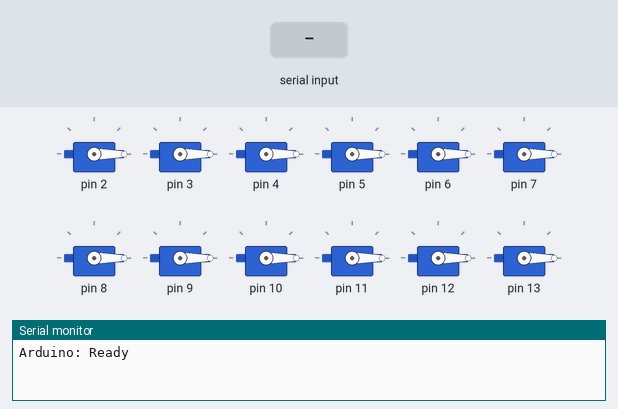
This sketch was run on a simulated Arduino Uno, built with avr-gcc and run on an emulated ATmega328P. Parts: 12 × servo, the last lines printed to the serial monitor. The test bench sets the inputs (shaded band).

Above: at 1.2 s.
1.3 s: "<rotate:150>" received over Serial
At 2.1 s:
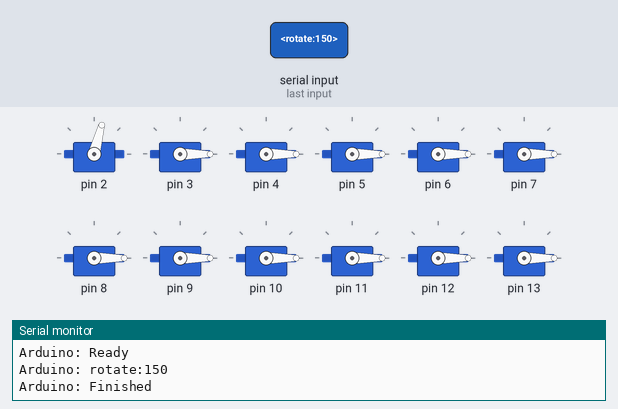
5.8 s: "<rotate:1>" received over Serial
At 6.6 s:
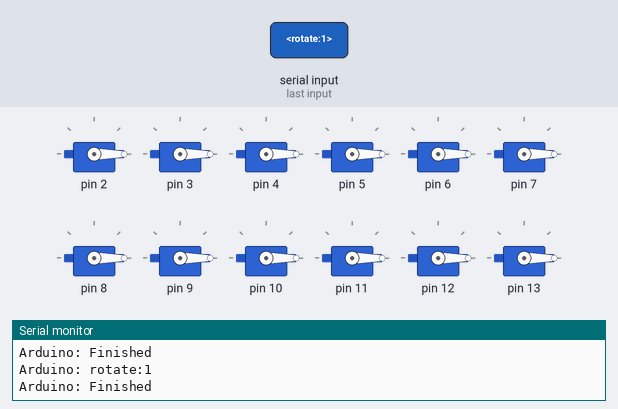
Timing chart, 0 to 8.3 s (numbered marks = the images above; inputs shaded):
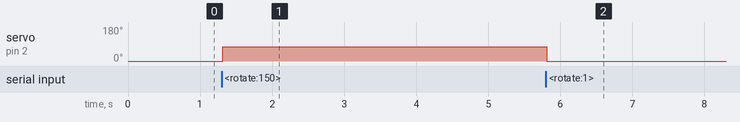

The sketch:

robot.ino
```cpp
#include <SoftwareSerial.h>
#include <Servo.h>

//Not every servo has the same min/max pulse width, so check specs on it
int pulseMin = 500;
int pulseMax = 2500;

//If your servo only goes to 180, then set max to 180
int angleMin = 0;
int angleMax = 360;

//Init globals
byte dataIndex = 0;
const byte dataLimit = 64;
char receivedData[dataLimit];

boolean newData = false;
boolean receiving = false;

String command = "";
String commandData = "";

//Init servo array
Servo Servo0;
Servo Servo1;
Servo Servo2;
Servo Servo3;
Servo Servo4;
Servo Servo5;
Servo Servo6;
Servo Servo7;
Servo Servo8;
Servo Servo9;
Servo Servo10;
Servo Servo11;
Servo Servo12;
Servo Servo13;
Servo Servo14;
Servo Servo15;

Servo Servos[] =
{
  Servo0,
  Servo1,
  Servo2,
  Servo3,
  Servo4,
  Servo5,
  Servo6,
  Servo7,
  Servo8,
  Servo9,
  Servo10,
  Servo11,
  Servo12,
  Servo13,
  Servo14,
  Servo15
};

//Init method that runs automatically when Arduino is powered on
void setup()
{
  for (byte i = 0; i <= 15; i++)
  {
    //Adding 2 to start with pin D2 and end with D18 for a total of 16 servos
    Servos[i].attach(i + 2, pulseMin, pulseMax);

    //Default to starting position 0
    Servos[i].writeMicroseconds(map(0, angleMin, angleMax, pulseMin, pulseMax));
  }

  Serial.begin(9600);
  Send("Ready");
}

//Loop that Arduino will run in once setup() has finished
void loop()
{
  Receive();
  Acknowledge();
  ParseCommand();
  Finish();
}

void Receive()
{
  //Check this character for new data transmission
  char startMarker = '<';

  //Check this character for data transmission is finished
  char endMarker = '>';

  /*
    Note: pulling data out of the Serial buffer will outpace the
      device sending the data, so we'll need to resume where we
      left off when loop() comes back around to this. We'll stitch
      the chunks of data together in the receivedData buffer.
  */
  while (Serial.available() > 0 &&
         !newData)
  {
    //Pull and remove next character from Serial buffer
    char c = Serial.read();

    if (c == '?')
    {
      //Test connection
      Send("Connected");
    }
    else if (receiving)
    {
      if (c != endMarker)
      {
        //Write data to buffer
        receivedData[dataIndex] = c;
        dataIndex++;

        if (dataIndex >= dataLimit)
        {
          //Prevent overflowing the buffer
          dataIndex = dataLimit - 1;
        }
      }
      else
      {
        //We've reached the end of the transmission

        //Terminate with null for converting receivedData to a String object
        receivedData[dataIndex] = '\0';

        //Reset for next transmission
        receiving = false;
        dataIndex = 0;

        //Let the rest of Loop() know we finished
        newData = true;
      }
    }
    else if (c == startMarker)
    {
      //We've started receiving a new transmission
      receiving = true;
    }
  }
}

void Acknowledge()
{
  //Don't do anything if we're still receiving a transmission
  if (newData)
  {
    //Let other device know we received the data
    Send(receivedData);
  }
}

void ParseCommand()
{
  //Don't do anything if we're still receiving a transmission
  if (newData)
  {
    //Turn char buffer into whole String object so we can use String functions on it
    String received = receivedData;

    //Check for this character to separate command from data, Example: "<rotate:motor00;180>"
    int index = received.indexOf(":");

    //If we received "<rotate:motor00;180>", get just the "rotate" command
    //Note: starting/ending < and > chars will not be in the receivedData
    command = received.substring(0, index);

    //If we received "<rotate:motor00;180>", get just the "motor00;180" data
    commandData = received.substring(index + 1, received.length());

    if (command == "rotate")
    {
      RotateMotor();
    }
  }
}

void RotateMotor()
{
  //Check for this character to separate data parts, Example: "motor00;180"
  int index = commandData.indexOf(";");

  //If we received "motor00;180", get just the "00" as int 0 for Servos[] index
  String motorStr = commandData.substring(index - 2, index);
  int motor = motorStr.toInt();

  //If we received "motor00;180", get just the 180 angle for rotation
  String motorAngleStr = commandData.substring(index + 1, commandData.length());
  int motorAngle = motorAngleStr.toInt();

  //Convert angle to pulses in microseconds
  int nextPulse = map(motorAngle, angleMin, angleMax, pulseMin, pulseMax);

  //Rotate the requested motor to requested angle
  Servos[motor].writeMicroseconds(nextPulse);
}

void Finish()
{
  //Don't do anything if we're still receiving a transmission
  if (newData)
  {
    //Let other device know we finished
    Send("Finished");

    /*
      Clear our data buffer, in case next transmission is smaller size
      Example:
        Transmission 1: "<rotate:motor00;180>"
        Transmission 2: "<rotate:motor00;2>"
      Without clearing, string for transmission 2 would be "<rotate:motor00;2>0>"
        due to leftover chars from transmission 1 in the rest of the array.
      We can use memset to replace all elements in the array with null.
    */
    memset(receivedData, '\0', sizeof(receivedData));

    //We can start receiving data again now on Serial channel
    newData = false;
  }
}

void Send(String data)
{
  if (data != "")
  {
    Serial.print("Arduino: ");
    Serial.println(data);

    //Block execution until we finished sending Serial data
    //Serial.flush();
  }
}
```

Measured:
- after the input at 1.3 s, servo on pin 2: 0° → 75° at once
- after the input at 5.8 s, servo on pin 2: 75° → 0° at once
